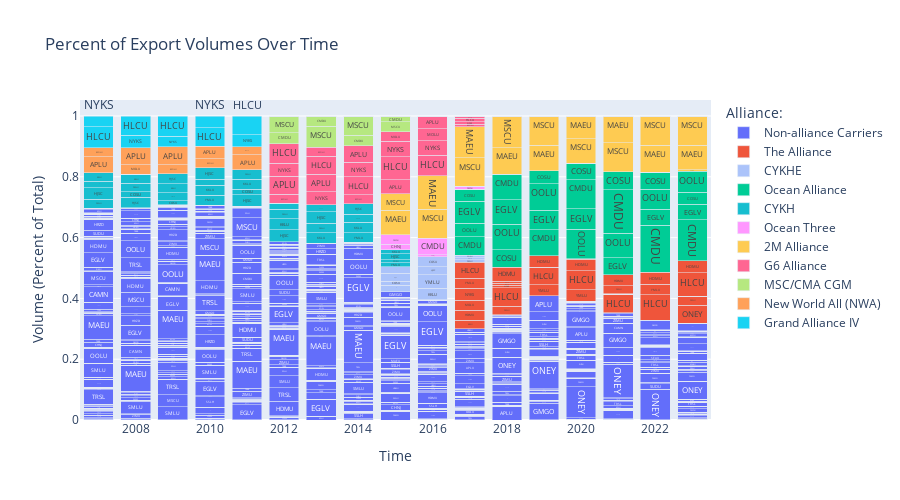

The cell this chart's notebook holds for it:
### Code cell
df = (
    main_lf
    #group by alliance, scac, and year
    .group_by('alliance', 'scac', 'year')
    .agg(pl.col('teus').sum())
    #get proportion 
    .with_columns((pl.col('teus')/pl.col('teus').sum().over('year')).alias('prop_volume'))
    .collect()
)

#plot
fig = px.bar(
    df, x='year', y='prop_volume',
    color='alliance',
    text='scac', 
    barmode='stack',  
    title='Percent of Export Volumes Over Time',
    width=900,
    height=500,
    color_discrete_map={
        'Non-alliance Carriers':'#636EFA',
        'The Alliance':'#EF553B',
        'Ocean Alliance':'#00CC96',
        'CYKHE':'#ABC3FA',
        'New World All (NWA)':'#FFA15A',
        'Grand Alliance IV':'#19D3F3',
        'G6 Alliance':'#FF6692',
        'MSC/CMA CGM':'#B6E880',
        '2M Alliance':'#FECB52',
        'Ocean Three':'#FF97FF',
        'CYKH':'#17BECF',
    },
    labels={
        'alliance':'Alliance:',
        'prop_volume':'Volume (Percent of Total)',
        'year':'Time'
    },
    category_orders={
        'alliance':[
            'Non-alliance Carriers', 'The Alliance', 'CYKHE', 'Ocean Alliance',  
            'CYKH', 'Ocean Three', '2M Alliance', 'G6 Alliance', 'MSC/CMA CGM', 'New World All (NWA)', 'Grand Alliance IV'
        ]
    }
    )

fig.show()

### Figure 1 — Plotly figure (JSON) as saved in the notebook; plotly's stock layout.template omitted (floating-point values rounded to 4 significant figures; data arrays with more than 128 entries replaced by an {"elided": "..."} marker saying what was removed)
{"data": [{"alignmentgroup": "True", "hovertemplate": "Alliance:=Non-alliance Carriers<br>Time=%{x}<br>Volume (Percent of Total)=%{y}<br>scac=%{text}<extra></extra>", "legendgroup": "Non-alliance Carriers", "marker": {"color": "#636EFA", "pattern": {"shape": ""}}, "name": "Non-alliance Carriers", "offsetgroup": "Non-alliance Carriers", "orientation": "v", "showlegend": true, "text": {"elided": "2763 str values"}, "textposition": "auto", "type": "bar", "x": {"elided": "2763 int values"}, "xaxis": "x", "y": {"elided": "2763 float values"}, "yaxis": "y"}, {"alignmentgroup": "True", "hovertemplate": "Alliance:=The Alliance<br>Time=%{x}<br>Volume (Percent of Total)=%{y}<br>scac=%{text}<extra></extra>", "legendgroup": "The Alliance", "marker": {"color": "#EF553B", "pattern": {"shape": ""}}, "name": "The Alliance", "offsetgroup": "The Alliance", "orientation": "v", "showlegend": true, "text": ["HLCU", "NYKS", "MOLU", "MOLU", "ONEY", "YMLU", "NYKS", "KKLU", "MOLU", "HLCU", "HDMU", "NYKS", "KKLU", "YMLU", "MOLU", "MOLU", "NYKS", "HLCU", "YMLU", "KKLU", "MOLU", "NYKS", "YMLU", "KKLU", "YMLU", "MOLU", "NYKS", "NYKS", "KKLU", "KKLU", "YMLU", "NYKS", "KKLU", "MOLU", "NYKS", "KKLU", "HDMU", "MOLU", "HLCU", "MOLU", "NYKS", "MOLU", "HLCU", "KKLU", "MOLU", "HDMU", "YMLU", "KKLU", "HLCU", "HLCU", "KKLU", "HDMU", "MOLU", "KKLU", "MOLU", "KKLU", "YMLU", "HDMU", "NYKS", "HDMU", "NYKS", "HDMU", "MOLU", "KKLU", "KKLU", "HDMU", "HLCU", "HDMU", "NYKS", "NYKS", "HDMU"], "textposition": "auto", "type": "bar", "x": [2021, 2021, 2021, 2023, 2023, 2015, 2014, 2017, 2019, 2022, 2017, 2009, 2009, 2018, 2008, 2017, 2022, 2018, 2019, 2021, 2013, 2017, 2017, 2011, 2023, 2015, 2010, 2023, 2022, 2014, 2020, 2012, 2016, 2022, 2018, 2010, 2014, 2012, 2019, 2020, 2008, 2009, 2023, 2023, 2007, 2010, 2022, 2012, 2020, 2017, 2020, 2020, 2018, 2018, 2011, 2019, 2021, 2021, 2019, 2015, 2015, 2023, 2016, 2013, 2015, 2019, 2016, 2018, 2016, 2020, 2022], "xaxis": "x", "y": [0.06118, 0.0002862, 0.0004176, 0.0001199, 0.05907, 1.202e-06, 5.206e-06, 0.02765, 1.736e-05, 0.08349, 0.03272, 4.522e-07, 4.522e-07, 0.02772, 4.024e-07, 0.03259, 0.0001414, 0.06131, 0.03613, 0.0002078, 9.362e-07, 0.03982, 0.0338, 1.3e-06, 0.02994, 1.949e-06, 2.354e-06, 7.753e-05, 0.0001877, 3.384e-06, 0.03842, 8.111e-07, 2.157e-07, 0.0003634, 0.008217, 3.766e-06, 2.603e-07, 8.111e-07, 0.05694, 1.881e-05, 8.048e-07, 4.522e-07, 0.07615, 8.898e-05, 1.87e-06, 9.415e-07, 0.03399, 2.839e-06, 0.06233, 0.05203, 0.0001851, 0.03831, 0.006193, 0.006572, 1.3e-06, 0.0001802, 0.02685, 0.03584, 0.0003062, 4.33e-07, 4.33e-07, 0.04029, 5.177e-06, 3.433e-06, 6.495e-07, 0.03927, 5.088e-06, 0.0466, 4.314e-07, 0.0002659, 0.03982], "yaxis": "y"}, {"alignmentgroup": "True", "hovertemplate": "Alliance:=CYKHE<br>Time=%{x}<br>Volume (Percent of Total)=%{y}<br>scac=%{text}<extra></extra>", "legendgroup": "CYKHE", "marker": {"color": "#ABC3FA", "pattern": {"shape": ""}}, "name": "CYKHE", "offsetgroup": "CYKHE", "orientation": "v", "showlegend": true, "text": ["KKLU", "YMLU", "KKLU", "KKLU", "KKLU", "COSU", "KKLU", "KKLU", "KKLU", "COSU", "HJSC", "KKLU", "YMLU", "YMLU", "KKLU", "KKLU", "YMLU", "HJSC", "KKLU", "COSU", "YMLU"], "textposition": "auto", "type": "bar", "x": [2012, 2017, 2015, 2010, 2013, 2015, 2021, 2017, 2016, 2017, 2015, 2023, 2016, 2015, 2019, 2011, 2019, 2016, 2014, 2016, 2014], "xaxis": "x", "y": [4.461e-06, 0.008401, 0.02139, 1.036e-05, 3.121e-07, 0.013, 2.789e-07, 0.006996, 0.03804, 0.007879, 0.02634, 2.744e-07, 0.04423, 0.02059, 1.036e-06, 1.733e-06, 1.023e-07, 0.02717, 1.041e-06, 0.03306, 2.603e-07], "yaxis": "y"}, {"alignmentgroup": "True", "hovertemplate": "Alliance:=Ocean Alliance<br>Time=%{x}<br>Volume (Percent of Total)=%{y}<br>scac=%{text}<extra></extra>", "legendgroup": "Ocean Alliance", "marker": {"color": "#00CC96", "pattern": {"shape": ""}}, "name": "Ocean Alliance", "offsetgroup": "Ocean Alliance", "orientation": "v", "showlegend": true, "text": ["CMDU", "EGLV", "CMDU", "CMDU", "EGLV", "OOLU", "CMDU", "EGLV", "EGLV", "CMDU", "COSU", "OOLU", "CMDU", "CMDU", "OOLU", "CMDU", "OOLU", "CMDU", "CMDU", "EGLV", "OOLU", "COSU", "OOLU", "COSU", "COSU", "OOLU", "CMDU", "EGLV", "OOLU", "COSU", "EGLV", "COSU", "COSU", "CMDU", "COSU"], "textposition": "auto", "type": "bar", "x": [2013, 2021, 2023, 2019, 2019, 2020, 2016, 2023, 2020, 2017, 2018, 2018, 2020, 2022, 2021, 2008, 2017, 2011, 2021, 2022, 2015, 2023, 2023, 2020, 2021, 2019, 2014, 2017, 2022, 2022, 2018, 2019, 2016, 2018, 2017], "xaxis": "x", "y": [6.242e-07, 0.05714, 0.134, 0.08484, 0.0643, 0.09857, 4.314e-07, 0.0509, 0.06711, 0.06012, 0.05717, 0.08415, 0.09431, 0.1537, 0.07965, 8.048e-07, 0.04503, 4.333e-07, 0.1435, 0.053, 2.165e-07, 0.0403, 0.06902, 0.05556, 0.05971, 0.08654, 3.631e-07, 0.07162, 0.06675, 0.05525, 0.0798, 0.04401, 1.043e-06, 0.08396, 0.0395], "yaxis": "y"}, {"alignmentgroup": "True", "hovertemplate": "Alliance:=CYKH<br>Time=%{x}<br>Volume (Percent of Total)=%{y}<br>scac=%{text}<extra></extra>", "legendgroup": "CYKH", "marker": {"color": "#17BECF", "pattern": {"shape": ""}}, "name": "CYKH", "offsetgroup": "CYKH", "orientation": "v", "showlegend": true, "text": ["YMLU", "COSU", "HJSC", "YMLU", "KKLU", "HJSC", "YMLU", "YMLU", "YMLU", "HJSC", "YMLU", "COSU", "HJSC", "HJSC", "COSU", "KKLU", "KKLU", "KKLU", "COSU", "COSU", "KKLU", "KKLU", "KKLU", "KKLU", "KKLU", "YMLU", "YMLU", "HJSC", "COSU", "KKLU", "HJSC", "COSU", "HJSC", "YMLU", "KKLU", "YMLU", "YMLU", "COSU", "COSU", "YMLU", "KKLU", "YMLU", "HJSC", "COSU"], "textposition": "auto", "type": "bar", "x": [2010, 2009, 2012, 2009, 2012, 2011, 2020, 2015, 2007, 2008, 2014, 2015, 2007, 2015, 2008, 2010, 2015, 2013, 2007, 2011, 2017, 2014, 2016, 2009, 2007, 2012, 2013, 2009, 2014, 2021, 2013, 2012, 2014, 2016, 2011, 2011, 2017, 2016, 2010, 2008, 2008, 2022, 2010, 2013], "xaxis": "x", "y": [0.03254, 0.01426, 0.03878, 0.02657, 0.03609, 0.03791, 4.433e-07, 0.01376, 0.02894, 0.03525, 0.03215, 0.00993, 0.0385, 0.01856, 0.01836, 0.03251, 0.01464, 0.0342, 0.02073, 0.01805, 3.541e-06, 0.0337, 9.173e-06, 0.02914, 0.02825, 0.03093, 0.03124, 0.0328, 0.02645, 5.579e-07, 0.03761, 0.02009, 0.03517, 8.359e-07, 0.03375, 0.03038, 7.562e-06, 1.703e-06, 0.01997, 0.02712, 0.02953, 5.408e-07, 0.03882, 0.02321], "yaxis": "y"}, {"alignmentgroup": "True", "hovertemplate": "Alliance:=Ocean Three<br>Time=%{x}<br>Volume (Percent of Total)=%{y}<br>scac=%{text}<extra></extra>", "legendgroup": "Ocean Three", "marker": {"color": "#FF97FF", "pattern": {"shape": ""}}, "name": "Ocean Three", "offsetgroup": "Ocean Three", "orientation": "v", "showlegend": true, "text": ["CMDU", "UABS", "CMDU", "CHNJ", "UABS", "CMDU", "CHNJ", "CMDU", "CHNJ", "UABS", "CMDU", "CMDU", "CMDU"], "textposition": "auto", "type": "bar", "x": [2017, 2016, 2018, 2015, 2017, 2015, 2016, 2016, 2017, 2015, 2020, 2022, 2019], "xaxis": "x", "y": [0.009852, 0.0001775, 4.628e-05, 0.01658, 0.0005117, 0.03129, 0.005898, 0.05504, 1.216e-06, 1.058e-05, 6.65e-07, 2.356e-06, 1.437e-05], "yaxis": "y"}, {"alignmentgroup": "True", "hovertemplate": "Alliance:=2M Alliance<br>Time=%{x}<br>Volume (Percent of Total)=%{y}<br>scac=%{text}<extra></extra>", "legendgroup": "2M Alliance", "marker": {"color": "#FECB52", "pattern": {"shape": ""}}, "name": "2M Alliance", "offsetgroup": "2M Alliance", "orientation": "v", "showlegend": true, "text": ["MAEU", "SUDU", "MSCU", "MAEU", "MSCU", "MAEU", "SUDU", "MSCU", "MAEU", "MSCU", "MSCU", "MSCU", "MAEU", "MAEU", "MSCU", "MSCU", "MAEU", "SUDU", "MAEU", "MSCU", "MAEU", "MAEU", "SUDU", "MAEU", "MSCU"], "textposition": "auto", "type": "bar", "x": [2019, 2023, 2021, 2015, 2015, 2021, 2011, 2017, 2022, 2016, 2007, 2020, 2016, 2018, 2019, 2018, 2012, 2021, 2020, 2022, 2009, 2023, 2022, 2017, 2023], "xaxis": "x", "y": [0.08345, 0.004641, 0.0951, 0.08175, 0.05447, 0.08759, 4.333e-07, 0.09314, 0.08899, 0.09398, 4.675e-07, 0.08058, 0.1114, 0.0878, 0.09589, 0.1038, 1.217e-06, 1.982e-06, 0.07417, 0.09605, 9.045e-07, 0.08126, 3.203e-06, 0.1029, 0.09559], "yaxis": "y"}, {"alignmentgroup": "True", "hovertemplate": "Alliance:=G6 Alliance<br>Time=%{x}<br>Volume (Percent of Total)=%{y}<br>scac=%{text}<extra></extra>", "legendgroup": "G6 Alliance", "marker": {"color": "#FF6692", "pattern": {"shape": ""}}, "name": "G6 Alliance", "offsetgroup": "G6 Alliance", "orientation": "v", "showlegend": true, "text": ["APLU", "MOLU", "NYKS", "NYKS", "MOLU", "MOLU", "APLU", "NYKS", "HLCU", "MOLU", "APLU", "HLCU", "MOLU", "HLCU", "MOLU", "HLCU", "NYKS", "NYKS", "APLU", "MOLU", "APLU", "NYKS", "MOLU", "MOLU", "MOLU", "APLU", "NYKS", "APLU", "NYKS", "HLCU", "NYKS", "APLU", "NYKS", "MOLU", "MOLU", "NYKS", "NYKS", "NYKS", "APLU", "NYKS", "MOLU", "APLU", "HLCU", "MOLU", "APLU", "HLCU", "MOLU"], "textposition": "auto", "type": "bar", "x": [2022, 2017, 2018, 2013, 2007, 2020, 2013, 2017, 2016, 2014, 2015, 2014, 2008, 2015, 2011, 2013, 2016, 2011, 2018, 2019, 2019, 2008, 2012, 2016, 2010, 2021, 2014, 2012, 2015, 2017, 2019, 2016, 2022, 2018, 2015, 2023, 2012, 2021, 2017, 2009, 2013, 2014, 2012, 2009, 2020, 2010, 2021], "xaxis": "x", "y": [5.231e-06, 0.00774, 1.739e-05, 0.04317, 4.675e-07, 8.422e-07, 0.05835, 0.008813, 0.06638, 0.03015, 0.04473, 0.0589, 2.012e-06, 0.07585, 2.6e-06, 0.05813, 0.04856, 1.256e-05, 9.506e-07, 1.555e-06, 4.909e-06, 2.414e-06, 0.02947, 0.03952, 3.295e-06, 3.964e-06, 0.04729, 0.0595, 0.05083, 0.01179, 1.814e-06, 0.04154, 2.163e-06, 1.338e-06, 0.0326, 5.489e-07, 0.04253, 1.674e-06, 0.006795, 8.14e-06, 0.02989, 0.05398, 0.06471, 1.357e-06, 1.856e-06, 4.707e-07, 3.068e-06], "yaxis": "y"}, {"alignmentgroup": "True", "hovertemplate": "Alliance:=MSC/CMA CGM<br>Time=%{x}<br>Volume (Percent of Total)=%{y}<br>scac=%{text}<extra></extra>", "legendgroup": "MSC/CMA CGM", "marker": {"color": "#B6E880", "pattern": {"shape": ""}}, "name": "MSC/CMA CGM", "offsetgroup": "MSC/CMA CGM", "orientation": "v", "showlegend": true, "text": ["CMDU", "MSCU", "CMDU", "CMDU", "MSCU", "CMDU", "CMDU", "CMDU", "CMDU", "CMDU", "CMDU", "MSCU", "CMDU", "CMDU", "MSCU", "CMDU", "MSCU"], "textposition": "auto", "type": "bar", "x": [2018, 2015, 2015, 2014, 2013, 2013, 2010, 2019, 2012, 2023, 2011, 2014, 2021, 2017, 2016, 2020, 2012], "xaxis": "x", "y": [1.771e-05, 0.03151, 0.01963, 0.03478, 0.0685, 0.03432, 4.707e-07, 6.265e-06, 0.03636, 1.733e-06, 4.333e-07, 0.06347, 3.083e-06, 1.985e-06, 1.788e-06, 4.211e-06, 0.05445], "yaxis": "y"}, {"alignmentgroup": "True", "hovertemplate": "Alliance:=New World All (NWA)<br>Time=%{x}<br>Volume (Percent of Total)=%{y}<br>scac=%{text}<extra></extra>", "legendgroup": "New World All (NWA)", "marker": {"color": "#FFA15A", "pattern": {"shape": ""}}, "name": "New World All (NWA)", "offsetgroup": "New World All (NWA)", "orientation": "v", "showlegend": true, "text": ["MOLU", "APLU", "APLU", "MOLU", "APLU", "MOLU", "MOLU", "MOLU", "APLU", "APLU", "MOLU", "MOLU", "MOLU", "MOLU", "MOLU", "APLU", "MOLU", "APLU", "APLU", "MOLU", "APLU", "MOLU", "APLU", "APLU", "MOLU", "APLU", "MOLU"], "textposition": "auto", "type": "bar", "x": [2008, 2014, 2011, 2015, 2022, 2009, 2011, 2016, 2008, 2016, 2018, 2014, 2019, 2020, 2010, 2019, 2017, 2007, 2017, 2012, 2020, 2013, 2010, 2012, 2021, 2009, 2007], "xaxis": "x", "y": [0.03201, 3.48e-06, 0.04926, 1.083e-06, 2.135e-07, 0.02975, 0.0263, 8.629e-07, 0.05536, 3.577e-06, 1.605e-06, 2.863e-06, 2.591e-07, 3.088e-06, 0.02927, 3.324e-07, 8.874e-07, 0.05235, 8.758e-07, 2.839e-05, 6.65e-07, 5.93e-06, 0.04099, 4.867e-06, 4.184e-06, 0.05914, 0.02943], "yaxis": "y"}, {"alignmentgroup": "True", "hovertemplate": "Alliance:=Grand Alliance IV<br>Time=%{x}<br>Volume (Percent of Total)=%{y}<br>scac=%{text}<extra></extra>", "legendgroup": "Grand Alliance IV", "marker": {"color": "#19D3F3", "pattern": {"shape": ""}}, "name": "Grand Alliance IV", "offsetgroup": "Grand Alliance IV", "orientation": "v", "showlegend": true, "text": ["NYKS", "HLCU", "MALA", "NYKS", "NYKS", "NYKS", "HLCU", "NYKS", "HLCU", "HLCU", "NYKS", "NYKS", "NYKS", "NYKS", "HLCU", "NYKS", "NYKS", "NYKS", "HLCU", "HLCU"], "textposition": "auto", "type": "bar", "x": [2012, 2015, 2009, 2009, 2011, 2015, 2012, 2014, 2007, 2010, 2016, 2013, 2017, 2008, 2011, 2018, 2010, 2007, 2008, 2009], "xaxis": "x", "y": [8.111e-06, 3.419e-07, 1.854e-05, 0.03498, 0.04035, 4.33e-07, 3.245e-06, 2.603e-07, 0.06841, 0.05998, 1.726e-06, 9.05e-06, 4.437e-07, 0.04127, 0.06105, 5.351e-07, 0.03939, 0.03608, 0.06323, 0.06596], "yaxis": "y"}], "layout": {"barmode": "stack", "height": 500, "legend": {"title": {"text": "Alliance:"}, "tracegroupgap": 0}, "title": {"text": "Percent of Export Volumes Over Time"}, "width": 900, "xaxis": {"anchor": "y", "domain": [0, 1], "title": {"text": "Time"}}, "yaxis": {"anchor": "x", "domain": [0, 1], "title": {"text": "Volume (Percent of Total)"}}}}
